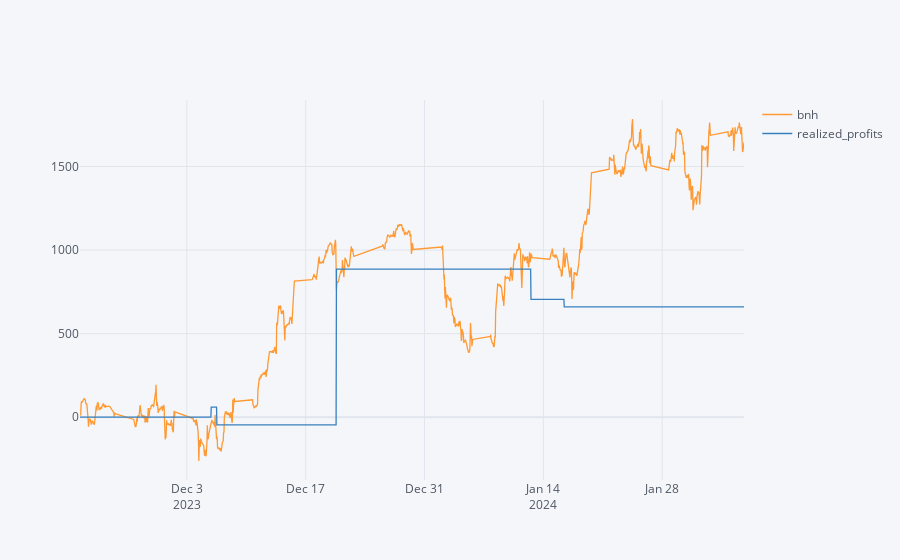

Write notebook code for a chart like this one.
### Code cell
derivative_data[['bnh', 'realized_profits']].iplot()

### Figure 1 — Plotly figure (JSON) as saved in the notebook; plotly's stock layout.template omitted (floating-point values rounded to 4 significant figures; data arrays with more than 128 entries replaced by an {"elided": "..."} marker saying what was removed)
{"data": [{"line": {"color": "rgba(255, 153, 51, 1.0)", "dash": "solid", "shape": "linear", "width": 1.3}, "mode": "lines", "name": "bnh", "text": "", "type": "scatter", "x": {"elided": "1211 str values"}, "y": {"elided": "1211 mixed values"}}, {"line": {"color": "rgba(55, 128, 191, 1.0)", "dash": "solid", "shape": "linear", "width": 1.3}, "mode": "lines", "name": "realized_profits", "text": "", "type": "scatter", "x": {"elided": "1211 str values"}, "y": {"elided": "1211 float values"}}], "layout": {"legend": {"bgcolor": "#F5F6F9", "font": {"color": "#4D5663"}}, "paper_bgcolor": "#F5F6F9", "plot_bgcolor": "#F5F6F9", "title": {"font": {"color": "#4D5663"}}, "xaxis": {"gridcolor": "#E1E5ED", "showgrid": true, "tickfont": {"color": "#4D5663"}, "title": {"font": {"color": "#4D5663"}, "text": ""}, "zerolinecolor": "#E1E5ED"}, "yaxis": {"gridcolor": "#E1E5ED", "showgrid": true, "tickfont": {"color": "#4D5663"}, "title": {"font": {"color": "#4D5663"}, "text": ""}, "zerolinecolor": "#E1E5ED"}}}
